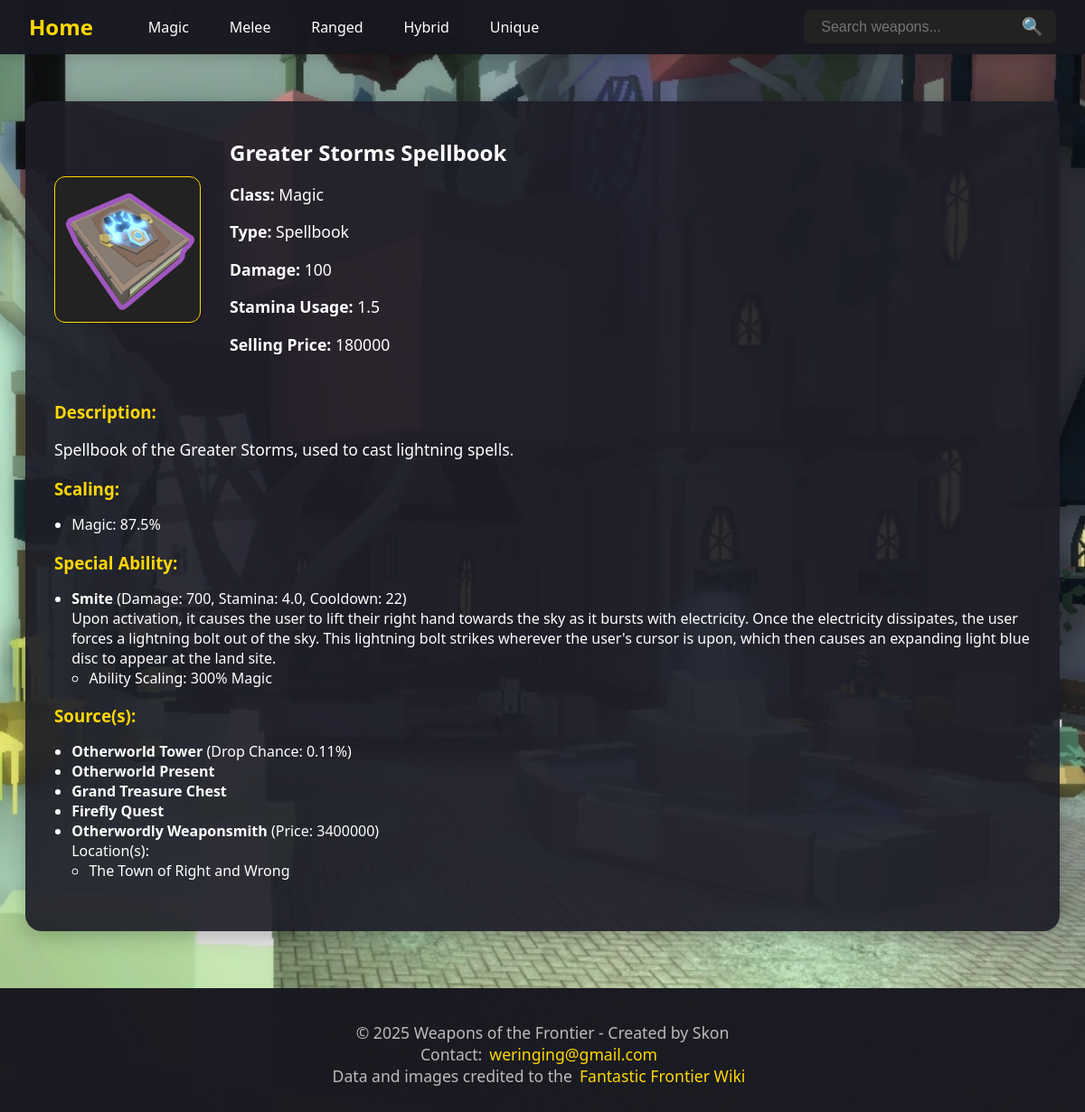
Page /weapon/Greater_Storms_Spellbook on the committed database.
### tables this page shows
CREATE TABLE weapons (weapon_id INTEGER PRIMARY KEY, name TEXT, class TEXT, type TEXT, damage INTEGER, stamina_usage REAL, selling_price INTEGER, description TEXT, additional_stat TEXT, image TEXT);

CREATE TABLE weapon_scaling (weapon_id INTEGER REFERENCES weapons (weapon_id), class_name TEXT, scaling INTEGER);

CREATE TABLE special_abilities (ability_id INTEGER PRIMARY KEY, weapon_id INTEGER REFERENCES weapons (weapon_id), name TEXT, damage INTEGER, stamina_usage REAL, cooldown INTEGER, description TEXT);

CREATE TABLE special_ability_scaling (weapon_id INTEGER REFERENCES weapons (weapon_id), ability_id INTEGER REFERENCES special_abilities (ability_id), class_name TEXT, scaling INTEGER);

CREATE TABLE weapon_sources (weapon_id INTEGER REFERENCES weapons (weapon_id), source_id INTEGER REFERENCES sources (source_id), price INTEGER, drop_chance REAL);

CREATE TABLE sources (source_id INTEGER PRIMARY KEY, name TEXT);

CREATE TABLE locations (location_id INTEGER PRIMARY KEY, name TEXT);

### routes.py (the view)
@app.route('/weapon/<weapon_name>')
def weapon(weapon_name):
    display_name = unquote(weapon_name).replace('_', ' ')
    db = get_db()
    db.row_factory = sqlite3.Row
    cur = db.cursor()
    cur.execute("SELECT * FROM weapons WHERE name = ?", (display_name,))
    weapon = cur.fetchone()
    if not weapon:
        abort(404)  # Triggers 404 error if weapon not found
    cur.execute(
        "SELECT class_name, scaling FROM weapon_scaling WHERE weapon_id = ?",
        (weapon['weapon_id'],)
    )
    scaling = cur.fetchall()
    cur.execute(
        "SELECT * FROM special_abilities WHERE weapon_id = ?",
        (weapon['weapon_id'],)
    )
    abilities = cur.fetchall()
    ability_scalings = {}
    for ability in abilities:
        cur.execute(
            (
                "SELECT class_name, scaling "
                "FROM special_ability_scaling "
                "WHERE ability_id = ? AND weapon_id = ?"
            ),
            (ability['ability_id'], weapon['weapon_id'])
        )
        ability_scalings[ability['ability_id']] = cur.fetchall()
    cur.execute("""
        SELECT s.source_id, s.name, ws.price, ws.drop_chance
        FROM sources s
        JOIN weapon_sources ws ON s.source_id = ws.source_id
        WHERE ws.weapon_id = ?
    """, (weapon['weapon_id'],))
    sources = cur.fetchall()
    source_locations = {}
    for source in sources:
        cur.execute("""
            SELECT l.name
            FROM locations l
            JOIN source_locations sl ON l.location_id = sl.location_id
            WHERE sl.source_id = ?
        """, (source['source_id'],))
        source_locations[source['source_id']] = [
            row['name'] for row in cur.fetchall()
        ]
    return render_template(
        'weapon.html',
        weapon_name=display_name,
        weapon=weapon,
        scaling=scaling,
        abilities=abilities,
        ability_scalings=ability_scalings,
        sources=sources,
        source_locations=source_locations
    )

### routes.py (called while the page is built)
def get_db():
    db = getattr(g, '_database', None)
    if db is None:
        db = g._database = sqlite3.connect(DATABASE)
    return db

@app.teardown_appcontext
def close_connection(exception):
    db = getattr(g, '_database', None)
    if db is not None:
        db.close()

### templates/weapon.html (shortened to what this page needs)
{% extends "layout.html" %}
{% block content %}
  <div class="container">
    {% if weapon %}
      <div class="weapon-detail-card">
        <div class="weapon-detail-header">
          <img src="{{ url_for('static', filename='images/' ~ weapon['class']|lower ~ '/' ~ weapon['image']) }}" alt="{{ weapon['name'] }}" class="weapon-image">
          <div class="weapon-detail-info">
            <h2>{{ weapon['name'] }}</h2>
            <p><strong>Class:</strong> {{ weapon['class'] }}</p>
            <p><strong>Type:</strong> {{ weapon['type'] }}</p>
            <p><strong>Damage:</strong> {{ weapon['damage'] }}</p>
            <p><strong>Stamina Usage:</strong> {{ weapon['stamina_usage'] }}</p>
            <p><strong>Selling Price:</strong> {{ weapon['selling_price'] }}</p>
          </div>
        </div>
        <div class="weapon-section">
          <h3>Description:</h3>
          <p>{{ weapon['description'] }}</p>
        </div>
        {% if scaling %}
          <div class="weapon-section">
            <h3>Scaling:</h3>
            <ul>
              {% for s in scaling %}
                <li>{{ s['class_name'] }}: {{ s['scaling'] }}%</li>
              {% endfor %}
            </ul>
          </div>
        {% endif %}
        {% if abilities %}
          <div class="weapon-section">
            <h3>Special Ability:</h3>
            <ul>
              {% for ab in abilities %}
                <li>
                  <strong>{{ ab['name'] }}</strong> (Damage: {{ ab['damage'] }}, Stamina: {{ ab['stamina_usage'] }}, Cooldown: {{ ab['cooldown'] }})<br>
                  {{ ab['description'] }}
                  {% if ability_scalings[ab['ability_id']] %}
                    <ul>
                      {% for sc in ability_scalings[ab['ability_id']] %}
                        <li>Ability Scaling: {{ sc['scaling'] }}%  {{ sc['class_name'] }}</li>
                      {% endfor %}
                    </ul>
                  {% endif %}
                </li>
              {% endfor %}
            </ul>
          </div>
        {% endif %}
        {% if sources %}
          <div class="weapon-section">
            <h3>Source(s):</h3>
            <ul>
              {% for src in sources %}
                <li>
                  <strong>{{ src['name'] }}</strong>
                  {% if src['price'] %} (Price: {{ src['price'] }}){% endif %}
                  {% if src['drop_chance'] %} (Drop Chance: {{ src['drop_chance'] }}%) {% endif %}
                  {% if source_locations[src['source_id']] %}
                    <br>Location(s):
                    <ul>
                      {% for loc in source_locations[src['source_id']] %}
                        <li>{{ loc }}</li>
                      {% endfor %}
                    </ul>
                  {% endif %}
                </li>
              {% endfor %}
            </ul>
          </div>
        {% endif %}
      </div>
    {% else %}
      <p>Weapon data not found.</p>
    {% endif %}
  </div>
{% endblock %}

### static/css/style.css (style rules this page uses)
p { font-size: 1.1rem; }
body { margin: 0; font-family: 'Segoe UI', sans-serif; background-image: url("../images/background.jpg"); background-size: cover; background-position: center; background-repeat: no-repeat; color: #fff; display: flex; justify-content: center; align-items: center; min-height: 100vh; backdrop-filter: brightness(0.9); }
.container { text-align: center; width: 100%; max-width: 100%; margin: 0; padding: 0; }
.weapon-image { border-radius: 8px; box-shadow: 0 2px 8px rgba(0,0,0,0.1); margin-bottom: 10px; background: #222; border: 1px solid #ffd700; width: 100px; height: 100px; object-fit: contain; }
.weapon-detail-card { background: rgba(30, 30, 40, 0.92); border-radius: 18px; box-shadow: 0 4px 24px rgba(0,0,0,0.25); padding: 2.5rem 2rem; max-width: 1100px; margin: 2rem auto 5rem auto; color: #fff; width: 90vw; min-width: 320px; }
.weapon-detail-header { display: flex; align-items: center; gap: 2rem; margin-bottom: 2rem; flex-wrap: wrap; }
.weapon-detail-header img { border-radius: 12px; box-shadow: 0 2px 12px rgba(0,0,0,0.18); width: 160px; height: 160px; object-fit: contain; background: #222; }
.weapon-detail-info { flex: 1; text-align: left; }
.weapon-detail-info h2 { margin: 0 0 0.5rem 0; }
.weapon-section { margin-bottom: 1rem; text-align: left; }
.weapon-section h3 { margin-bottom: 1rem; color: #ffd700; }
.weapon-section ul { margin: 0 0 0 1.2rem; padding: 0; }

### rows in the picture
weapons: class+image (picture), name "Greater Storms Spellbook", class "Magic", type "Spellbook", damage "100", stamina_usage "1.5", selling_price "180000", description "Spellbook of the Greater Storms, used to cast lightning spells."
weapon_scaling: class_name "Magic", scaling "87.5"
special_abilities: name "Smite", damage "700", stamina_usage "4.0", cooldown "22", description "Upon activation, it causes the user to lift their right hand towards the sky as it bursts with electricity. Once the electricity dissipates, the user forces a lightning bolt out of the sky. This lightning bolt strikes wherever the user's cursor is upon, which then causes an expanding light blue disc to appear at the land site."
special_ability_scaling: scaling "300", class_name "Magic"
weapon_sources: name "Otherworld Tower", drop_chance "0.11"
sources: name "Otherworld Present"
sources: name "Grand Treasure Chest"
sources: name "Firefly Quest"
weapon_sources: name "Otherwordly Weaponsmith", price "3400000"
locations: name "The Town of Right and Wrong"
